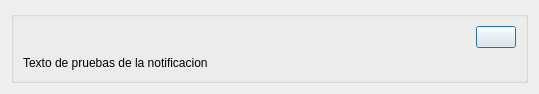
<?xml version="1.0" encoding="UTF-8"?>
<ui version="4.0">
 <class>NotifyDialog</class>
 <widget class="QDialog" name="NotifyDialog">
  <property name="geometry">
   <rect>
    <x>0</x>
    <y>0</y>
    <width>539</width>
    <height>94</height>
   </rect>
  </property>
  <property name="windowTitle">
   <string>Dialog</string>
  </property>
  <layout class="QVBoxLayout" name="verticalLayout">
   <item>
    <widget class="QGroupBox" name="notifyGroupBox">
     <property name="title">
      <string/>
     </property>
     <layout class="QVBoxLayout" name="verticalLayout_2">
      <item>
       <layout class="QHBoxLayout" name="horizontalLayout">
        <item>
         <spacer name="horizontalSpacer">
          <property name="orientation">
           <enum>Qt::Horizontal</enum>
          </property>
          <property name="sizeHint" stdset="0">
           <size>
            <width>40</width>
            <height>20</height>
           </size>
          </property>
         </spacer>
        </item>
        <item>
         <widget class="QPushButton" name="closeButton">
          <property name="enabled">
           <bool>true</bool>
          </property>
          <property name="text">
           <string/>
          </property>
         </widget>
        </item>
       </layout>
      </item>
      <item>
       <widget class="QLabel" name="messageLabel">
        <property name="text">
         <string>Texto de pruebas de la notificacion</string>
        </property>
       </widget>
      </item>
     </layout>
     <zorder></zorder>
     <zorder>messageLabel</zorder>
    </widget>
   </item>
  </layout>
 </widget>
 <resources/>
 <connections/>
</ui>
